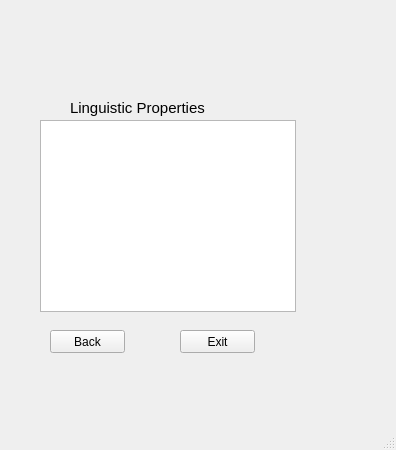
<?xml version="1.0" encoding="UTF-8"?>
<ui version="4.0">
 <class>MainWindow</class>
 <widget class="QMainWindow" name="MainWindow">
  <property name="geometry">
   <rect>
    <x>0</x>
    <y>0</y>
    <width>396</width>
    <height>450</height>
   </rect>
  </property>
  <property name="windowTitle">
   <string>MainWindow</string>
  </property>
  <widget class="QWidget" name="centralwidget">
   <widget class="QLabel" name="label">
    <property name="geometry">
     <rect>
      <x>70</x>
      <y>100</y>
      <width>141</width>
      <height>16</height>
     </rect>
    </property>
    <property name="font">
     <font>
      <pointsize>11</pointsize>
     </font>
    </property>
    <property name="text">
     <string>Linguistic Properties</string>
    </property>
   </widget>
   <widget class="QTextBrowser" name="textBrowser">
    <property name="geometry">
     <rect>
      <x>40</x>
      <y>120</y>
      <width>256</width>
      <height>192</height>
     </rect>
    </property>
   </widget>
   <widget class="QPushButton" name="pushButton">
    <property name="geometry">
     <rect>
      <x>50</x>
      <y>330</y>
      <width>75</width>
      <height>23</height>
     </rect>
    </property>
    <property name="text">
     <string>Back</string>
    </property>
   </widget>
   <widget class="QPushButton" name="pushButton_2">
    <property name="geometry">
     <rect>
      <x>180</x>
      <y>330</y>
      <width>75</width>
      <height>23</height>
     </rect>
    </property>
    <property name="text">
     <string>Exit</string>
    </property>
   </widget>
  </widget>
  <widget class="QMenuBar" name="menubar">
   <property name="geometry">
    <rect>
     <x>0</x>
     <y>0</y>
     <width>396</width>
     <height>21</height>
    </rect>
   </property>
  </widget>
  <widget class="QStatusBar" name="statusbar"/>
 </widget>
 <resources/>
 <connections/>
</ui>
